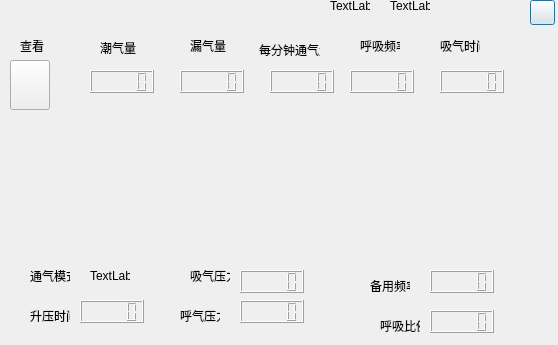
<?xml version="1.0" encoding="UTF-8"?>
<ui version="4.0">
 <class>Ventilator_Dialog</class>
 <widget class="QDialog" name="Ventilator_Dialog">
  <property name="geometry">
   <rect>
    <x>0</x>
    <y>0</y>
    <width>558</width>
    <height>345</height>
   </rect>
  </property>
  <property name="windowTitle">
   <string>Dialog</string>
  </property>
  <widget class="QLabel" name="label">
   <property name="geometry">
    <rect>
     <x>100</x>
     <y>40</y>
     <width>40</width>
     <height>16</height>
    </rect>
   </property>
   <property name="text">
    <string>潮气量</string>
   </property>
  </widget>
  <widget class="QLabel" name="label_3">
   <property name="geometry">
    <rect>
     <x>190</x>
     <y>40</y>
     <width>40</width>
     <height>12</height>
    </rect>
   </property>
   <property name="text">
    <string>漏气量</string>
   </property>
  </widget>
  <widget class="QLabel" name="label_5">
   <property name="geometry">
    <rect>
     <x>259</x>
     <y>40</y>
     <width>61</width>
     <height>20</height>
    </rect>
   </property>
   <property name="text">
    <string>每分钟通气量</string>
   </property>
  </widget>
  <widget class="QLabel" name="label_7">
   <property name="geometry">
    <rect>
     <x>360</x>
     <y>40</y>
     <width>40</width>
     <height>12</height>
    </rect>
   </property>
   <property name="text">
    <string>呼吸频率</string>
   </property>
  </widget>
  <widget class="QLabel" name="label_9">
   <property name="geometry">
    <rect>
     <x>440</x>
     <y>40</y>
     <width>40</width>
     <height>12</height>
    </rect>
   </property>
   <property name="text">
    <string>吸气时间</string>
   </property>
  </widget>
  <widget class="QPushButton" name="btn_quit">
   <property name="geometry">
    <rect>
     <x>530</x>
     <y>0</y>
     <width>25</width>
     <height>25</height>
    </rect>
   </property>
   <property name="styleSheet">
    <string notr="true">border-image: url(:/resource_inside/images/back.png);</string>
   </property>
   <property name="text">
    <string/>
   </property>
  </widget>
  <widget class="QLabel" name="lab_name">
   <property name="geometry">
    <rect>
     <x>330</x>
     <y>0</y>
     <width>40</width>
     <height>12</height>
    </rect>
   </property>
   <property name="text">
    <string>TextLabel</string>
   </property>
  </widget>
  <widget class="QLabel" name="lab_age">
   <property name="geometry">
    <rect>
     <x>390</x>
     <y>0</y>
     <width>40</width>
     <height>12</height>
    </rect>
   </property>
   <property name="text">
    <string>TextLabel</string>
   </property>
  </widget>
  <widget class="QLabel" name="label_13">
   <property name="geometry">
    <rect>
     <x>30</x>
     <y>270</y>
     <width>40</width>
     <height>12</height>
    </rect>
   </property>
   <property name="text">
    <string>通气模式</string>
   </property>
  </widget>
  <widget class="QLabel" name="label_14">
   <property name="geometry">
    <rect>
     <x>30</x>
     <y>310</y>
     <width>40</width>
     <height>12</height>
    </rect>
   </property>
   <property name="text">
    <string>升压时间</string>
   </property>
  </widget>
  <widget class="QLabel" name="label_2">
   <property name="geometry">
    <rect>
     <x>90</x>
     <y>270</y>
     <width>40</width>
     <height>12</height>
    </rect>
   </property>
   <property name="text">
    <string>TextLabel</string>
   </property>
  </widget>
  <widget class="QLCDNumber" name="num_wet">
   <property name="geometry">
    <rect>
     <x>90</x>
     <y>70</y>
     <width>64</width>
     <height>23</height>
    </rect>
   </property>
  </widget>
  <widget class="QLCDNumber" name="num_leak">
   <property name="geometry">
    <rect>
     <x>180</x>
     <y>70</y>
     <width>64</width>
     <height>23</height>
    </rect>
   </property>
  </widget>
  <widget class="QLCDNumber" name="num_air_min">
   <property name="geometry">
    <rect>
     <x>270</x>
     <y>70</y>
     <width>64</width>
     <height>23</height>
    </rect>
   </property>
  </widget>
  <widget class="QLCDNumber" name="num_breathingRate">
   <property name="geometry">
    <rect>
     <x>350</x>
     <y>70</y>
     <width>64</width>
     <height>23</height>
    </rect>
   </property>
  </widget>
  <widget class="QLCDNumber" name="num_breathingTime">
   <property name="geometry">
    <rect>
     <x>440</x>
     <y>70</y>
     <width>64</width>
     <height>23</height>
    </rect>
   </property>
  </widget>
  <widget class="QLCDNumber" name="numboostTime">
   <property name="geometry">
    <rect>
     <x>80</x>
     <y>300</y>
     <width>64</width>
     <height>23</height>
    </rect>
   </property>
  </widget>
  <widget class="QLCDNumber" name="num_IPAP">
   <property name="geometry">
    <rect>
     <x>240</x>
     <y>270</y>
     <width>64</width>
     <height>23</height>
    </rect>
   </property>
  </widget>
  <widget class="QLCDNumber" name="num_EPAP">
   <property name="geometry">
    <rect>
     <x>240</x>
     <y>300</y>
     <width>64</width>
     <height>23</height>
    </rect>
   </property>
  </widget>
  <widget class="QLCDNumber" name="num_backupRate">
   <property name="geometry">
    <rect>
     <x>430</x>
     <y>270</y>
     <width>64</width>
     <height>23</height>
    </rect>
   </property>
  </widget>
  <widget class="QLCDNumber" name="num_IERO">
   <property name="geometry">
    <rect>
     <x>430</x>
     <y>310</y>
     <width>64</width>
     <height>23</height>
    </rect>
   </property>
  </widget>
  <widget class="Alarm_Light" name="widget_light" native="true">
   <property name="geometry">
    <rect>
     <x>60</x>
     <y>120</y>
     <width>120</width>
     <height>80</height>
    </rect>
   </property>
  </widget>
  <widget class="QLabel" name="label_4">
   <property name="geometry">
    <rect>
     <x>370</x>
     <y>280</y>
     <width>40</width>
     <height>12</height>
    </rect>
   </property>
   <property name="text">
    <string>备用频率</string>
   </property>
  </widget>
  <widget class="QLabel" name="label_6">
   <property name="geometry">
    <rect>
     <x>380</x>
     <y>320</y>
     <width>40</width>
     <height>12</height>
    </rect>
   </property>
   <property name="text">
    <string>呼吸比例</string>
   </property>
  </widget>
  <widget class="QLabel" name="label_8">
   <property name="geometry">
    <rect>
     <x>190</x>
     <y>270</y>
     <width>40</width>
     <height>12</height>
    </rect>
   </property>
   <property name="text">
    <string>吸气压力</string>
   </property>
  </widget>
  <widget class="QLabel" name="label_10">
   <property name="geometry">
    <rect>
     <x>180</x>
     <y>310</y>
     <width>40</width>
     <height>12</height>
    </rect>
   </property>
   <property name="text">
    <string>呼气压力</string>
   </property>
  </widget>
  <widget class="QLabel" name="label_15">
   <property name="geometry">
    <rect>
     <x>20</x>
     <y>40</y>
     <width>40</width>
     <height>12</height>
    </rect>
   </property>
   <property name="text">
    <string>查看</string>
   </property>
  </widget>
  <widget class="QPushButton" name="btn_lock">
   <property name="geometry">
    <rect>
     <x>10</x>
     <y>60</y>
     <width>40</width>
     <height>50</height>
    </rect>
   </property>
   <property name="styleSheet">
    <string notr="true">border-image: url(:/resource_inside/images/lock.png);</string>
   </property>
   <property name="text">
    <string/>
   </property>
  </widget>
  <widget class="QLabel" name="lab_Gif">
   <property name="geometry">
    <rect>
     <x>270</x>
     <y>120</y>
     <width>221</width>
     <height>101</height>
    </rect>
   </property>
   <property name="text">
    <string/>
   </property>
  </widget>
 </widget>
 <customwidgets>
  <customwidget>
   <class>Alarm_Light</class>
   <extends>QWidget</extends>
   <header>alarm_light.h</header>
   <container>1</container>
  </customwidget>
 </customwidgets>
 <resources/>
 <connections/>
</ui>
